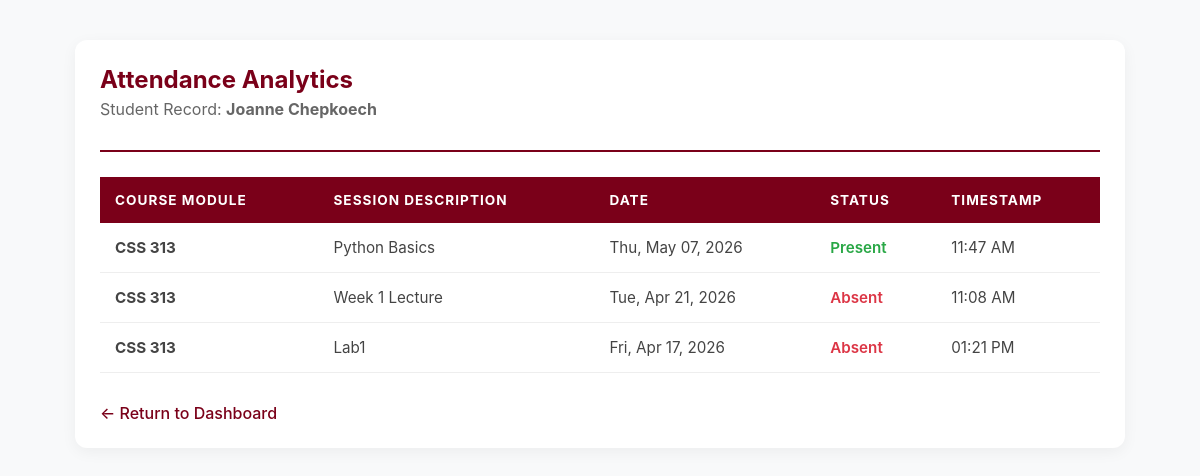
Screenshot of /student_reports.php (signed in) with the database file from the repository.
### tables this page shows
CREATE TABLE `attendance` (
  `session_id` int(11) NOT NULL,
  `user_id` int(11) NOT NULL,
  `status` enum('P','A','L') NOT NULL,
  `ip_address` varchar(45) DEFAULT NULL,
  `attended_at` datetime DEFAULT current_timestamp()
);

CREATE TABLE `courses` (
  `id` int(11) NOT NULL,
  `course_code` varchar(20) NOT NULL,
  `course_name` varchar(100) NOT NULL,
  `fi_id` int(11) NOT NULL
);

CREATE TABLE `sessions` (
  `id` int(11) NOT NULL,
  `course_id` int(11) NOT NULL,
  `session_title` varchar(100) NOT NULL,
  `attendance_code` varchar(10) NOT NULL,
  `session_date` date NOT NULL,
  `start_time` time NOT NULL,
  `end_time` time DEFAULT NULL
);

### student_reports.php (the view, shortened to what this page needs)
<?php
$conn = connectDB();
$studentId = $_SESSION['user_id'];
$name = isset($_SESSION['name']) ? htmlspecialchars($_SESSION['name'], ENT_QUOTES, 'UTF-8') : 'Student User';
$records = [];
$error = "";
try {
    $sql = "
        SELECT
            c.course_code,
            c.course_name,
            s.session_title,
            s.session_date,
            a.status,
            a.attended_at
        FROM attendance a
        JOIN sessions s ON a.session_id = s.id
        JOIN courses c ON s.course_id = c.id
        WHERE a.user_id = ?
        ORDER BY s.session_date DESC
    ";
    $stmt = $conn->prepare($sql);
    $stmt->bind_param("i", $studentId);
    $stmt->execute();
    $result = $stmt->get_result();
    while ($row = $result->fetch_assoc()) {
        $records[] = $row;
    }
} catch (Exception $e) {
    error_log("Report generation error: " . $e->getMessage());
    $error = "System error: Unable to retrieve attendance records.";
} finally {
    if (isset($conn)) $conn->close();
}
function get_status_label($status) {
    switch ($status) {
        case 'P': return 'Present';
        case 'A': return 'Absent';
    }
}
?>
<!DOCTYPE html>
<html lang="en">
<head>
    <link rel="stylesheet" href="style.css">
</head>
<body style="background-color: #f8f9fa; font-family: 'Inter', sans-serif;">
    <div class="container">
        <div class="report-header">
            <h2 style="color: #7A0019; margin: 0;">Attendance Analytics</h2>
            <p style="color: #666; margin-top: 5px;">Student Record: <strong><?php echo $name; ?></strong></p>
        </div>
        <?php if ($error): ?>
            <p style="color: #dc3545;"><?php echo $error; ?></p>
        <?php elseif (empty($records)): ?>
            <div style="text-align: center; padding: 40px; color: #888;">
                <p>No historical attendance data identified for this account.</p>
            </div>
        <?php else: ?>
            <table class="report-table">
                <thead>
                    <tr>
                        <th>Course Module</th>
                        <th>Session Description</th>
                        <th>Date</th>
                        <th>Status</th>
                        <th>Timestamp</th>
                    </tr>
                </thead>
                <tbody>
                    <?php foreach ($records as $r): ?>
                        <tr>
                            <td><strong><?php echo htmlspecialchars($r['course_code']); ?></strong></td>
                            <td><?php echo htmlspecialchars($r['session_title']); ?></td>
                            <td><?php echo date('D, M d, Y', strtotime($r['session_date'])); ?></td>
                            <td>
                                <span class="status-<?php echo strtolower(get_status_label($r['status'])); ?>">
                                    <?php echo get_status_label($r['status']); ?>
                                </span>
                            </td>
                            <td><?php echo date('h:i A', strtotime($r['attended_at'])); ?></td>
                        </tr>
                    <?php endforeach; ?>
                </tbody>
            </table>
        <?php endif; ?>
        <a href="student-dashboard.php" class="back-link">← Return to Dashboard</a>
    </div>
</body>
</html>

### style.css (style rules this page uses)
body { font-family: 'Inter', sans-serif; margin: 0; padding: 0; background-color: #f5f5f5; color: #333; }

### student_reports.php (style rules this page uses)
.container { max-width: 1000px; margin: 40px auto; padding: 25px; background: #fff; border-radius: 12px; box-shadow: 0 4px 15px rgba(0,0,0,0.05); }
.report-header { border-bottom: 2px solid #7A0019; padding-bottom: 15px; margin-bottom: 25px; }
.report-table { width: 100%; border-collapse: collapse; font-size: 0.95rem; }
.report-table th { background-color: #7A0019; color: white; padding: 15px; text-align: left; text-transform: uppercase; letter-spacing: 1px; font-size: 0.85rem; }
.report-table td { padding: 15px; border-bottom: 1px solid #eee; color: #444; }
.status-present { color: #28a745; font-weight: 600; }
.status-absent { color: #dc3545; font-weight: 600; }
.back-link { display: inline-block; margin-top: 30px; color: #7A0019; text-decoration: none; font-weight: 500; transition: transform 0.2s; }

### rows the page displays
attendance: courses.course_code "CSS 313", session.session_title "Python Basics", session.session_date "Thu, May 07, 2026", status "Present", attended_at "11:47 AM"
attendance: courses.course_code "CSS 313", session.session_title "Week 1 Lecture", session.session_date "Tue, Apr 21, 2026", status "Absent", attended_at "11:08 AM"
attendance: courses.course_code "CSS 313", session.session_title "Lab1", session.session_date "Fri, Apr 17, 2026", status "Absent", attended_at "01:21 PM"

### other values shown
$name "Joanne Chepkoech"
